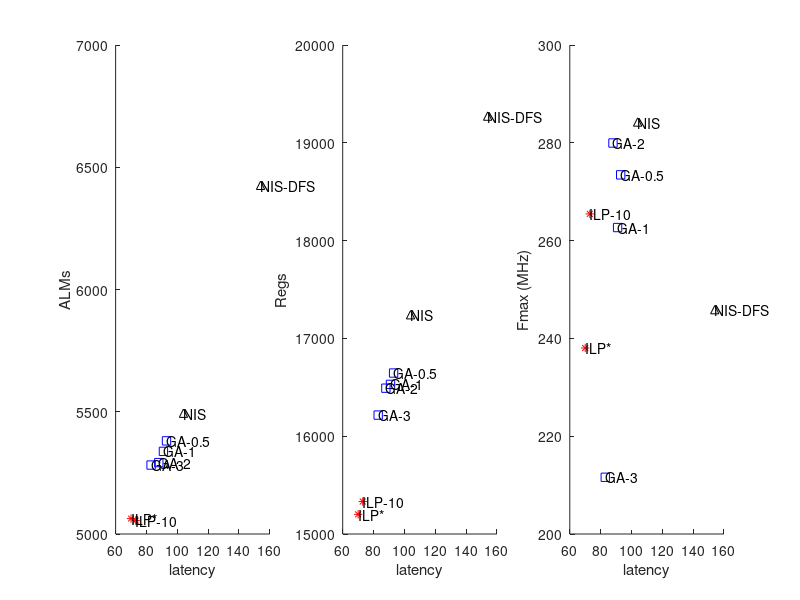

Write the MATLAB code that produced this figure.
names = cellstr(['ILP*'; 'ILP-10'; 'GA-3'; 'GA-2'; 'GA-1'; 'GA-0.5'; 'NIS'; 'NIS-DFS'])
latency = [ 70    73    83    88    91    93   104   154]
alm = [5063   5055   5282   5292   5338   5381   5494   6426]
reg = [15201   15332   16216   16491   16530   16646   17242   19273]
freq = [238.04   265.46   211.60   279.96   262.67   273.45   284.25   245.88]
[~, idx] = sort(latency)

ws = get(gcf,"Position")
set(gcf,"Position", [ws(1), ws(2), 3*ws(3), ws(4)])
fid = figure(1);

subplot(1,3,1);
hold on;
plot(latency(1:2), alm(1:2), '*r')
plot(latency(3:6), alm(3:6), 'sb')
plot(latency(7:8), alm(7:8), '^k')
text(latency, alm, names)
xlabel('latency')
ylabel('ALMs')
hold off;

subplot(1,3,2);
hold on;
plot(latency(1:2), reg(1:2), '*r')
plot(latency(3:6), reg(3:6), 'sb')
plot(latency(7:8), reg(7:8), '^k')
text(latency, reg, names)
xlabel('latency')
ylabel('Regs')
hold off;

subplot(1,3,3);
hold on;
plot(latency(1:2), freq(1:2), '*r')
plot(latency(3:6), freq(3:6), 'sb')
plot(latency(7:8), freq(7:8), '^k')
text(latency, freq, names)
xlabel('latency')
ylabel('Fmax (MHz)')
hold off;


pause();
return;
